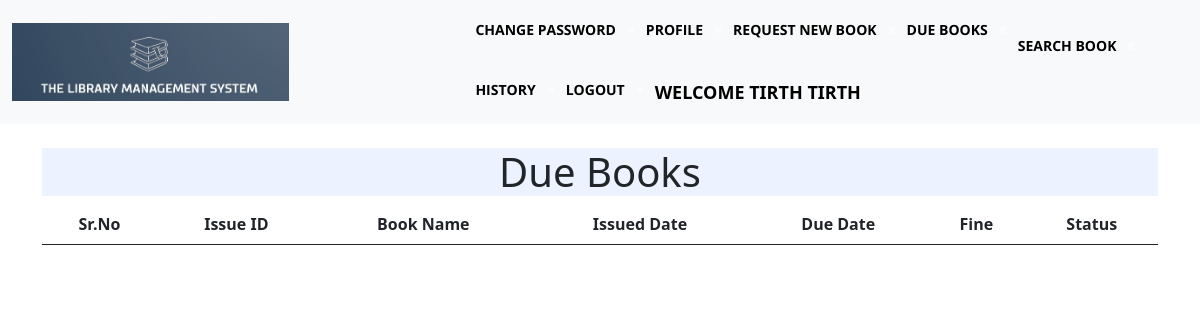
Before: /student/dueBooks (signed in) with the older database file.
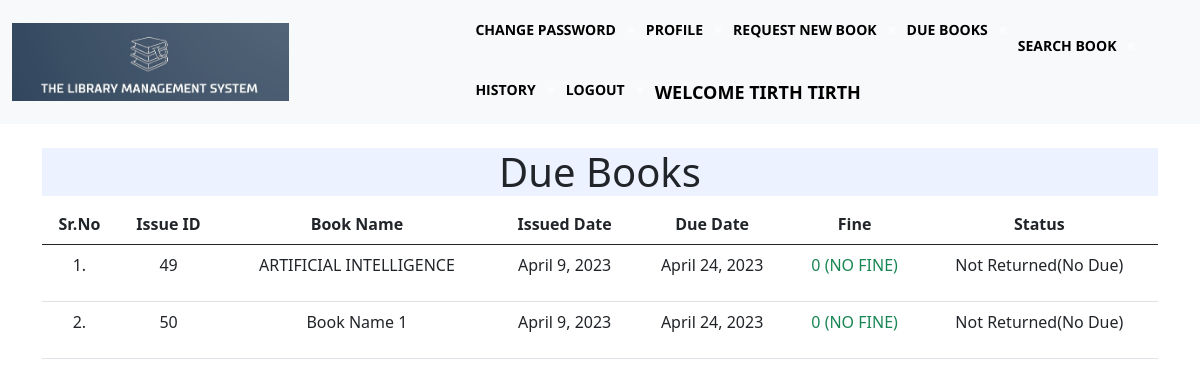
After: the same page with the newer database file.
### main/models.py (models this page shows, shortened)
class Book(models.Model):
    bookName = models.CharField(max_length=100)
    bookAuthor = models.CharField(max_length=35)
    bookDiscp = models.TextField(max_length=350)
    bookEdition = models.IntegerField()
    bookLang = models.CharField(max_length=35)
    bookCategory = models.CharField(max_length=35)
    bookQuantity = models.IntegerField()
    bookImage = models.ImageField(upload_to="",blank=True)
    isActive = models.BooleanField(default=True)
    def __str__(self):
        return str(self.id)+ " ["+str(self.bookName)+']'+ " ["+str(self.bookAuthor)+']'+ " ["+str(self.bookDiscp)+']'+ " ["+str(self.bookEdition)+']'+ " ["+str(self.bookLang)+']'+ " ["+str(self.bookCategory)+']'+ " ["+str(self.bookQuantity)+']'+ " ["+str(self.bookImage)+']'

class Issues(models.Model):
    book = models.ForeignKey(Book,unique=False, on_delete=models.CASCADE)
    student = models.ForeignKey(Student,unique=False, on_delete=models.CASCADE)
    issueDate = models.DateField()
    dueDate = models.DateField()
    returnDate = models.DateField(default="")
    status = models.PositiveSmallIntegerField(default = 1)

### student/views.py (the view)
# urls.py: path('dueBooks',views.studentDueBooks),
@login_required(login_url = '/student/')
def studentDueBooks(request):
    issuedBooks = Issues.objects.filter(student = request.user.student).exclude(status = 3)
    details = []
    j =0
    for i in issuedBooks:
        days = (date.today()-i.issueDate)
        d=days.days
        fine=0
        if d>14:
            day=d-14
            fine=day*5
        books = list(Book.objects.filter(id=i.book_id,isActive =True))
        students = list(Student.objects.filter(id=i.student_id,isActive =True))
        print(books)
        print(students)
        i=0
        for l in books:
            t=(issuedBooks[j].id,books[i].bookName,issuedBooks[j].issueDate,issuedBooks[j].dueDate,fine,issuedBooks[j].status)
            i=i+1
            j=j+1
            details.append(t)
    return render(request, "dueBooks.html", {'issuedBooks':issuedBooks, 'details':details})

### main/models.py (called while the page is built)
    def __str__(self):
        return "```College ID : ["+str(self.user) +"]``````DEPT : ["+str(self.dept)+']```' + "```SEM : ["+str(self.sem)+']```' +"```Limit : ["+str(self.limit)+"]```"

### templates/dueBooks.html (shortened to what this page needs)
{% extends 'stdNavBar.html' %}
{% load static %}
{% block body %}
<div class="container mt-4">
    <h1 class="text-center" style=" background-color : #ECF2FF">Due Books</h1>
    <table class="table table-hover" id="example">
        <thead>
            <tr class="text-center">
                <th>Sr.No</th>
                <th>Issue ID</th>
                <th>Book Name</th>
                <th>Issued Date</th>
                <th>Due Date</th>
                <th>Fine</th>
                <th>Status</th>
            </tr>
        </thead>
        <tbody>
            {% for i in details %}
            <tr class="text-center">
                <td>{{forloop.counter}}.</td>
                <td>{{i.0}}</td>
                <td>{{i.1}}</td>
                <td>{{i.2}}</td>
                <td>{{i.3}}</td>
                <td>{% if i.4 == 0%}
                    <p class="text-success"> 0 (NO FINE) </p></td>
                    {%else%}
                    <p class="text-danger"> ₹{{i.4}}/- </p>
                    {%endif%}
                <td>
                    {% if i.5 == 1%}
                    Not Returned(No Due)
                    {% elif i.5 == 2%}
                    Not Returned(Over Due)
                    {% elif i.5 == 3%}
                    Returned
                    {% endif %}
                </td>
                </tr>
            {% endfor %}
        </tbody>
    </table>
    </div>
{% endblock %}

Changed rows visible on the page:
now on this page (row edited): Book: bookName "ARTIFICIAL INTELLIGENCE"
added Issues: issueDate "April 9, 2023", dueDate "April 24, 2023"
now on this page (row edited): Book: bookName "Book Name 1"
added Issues: issueDate "April 9, 2023", dueDate "April 24, 2023"
Other visible differences:
new list line: "1 . 49 0 (NO FINE) Not Returned(No Due)"
new list line: "2 . 50 0 (NO FINE) Not Returned(No Due)"
